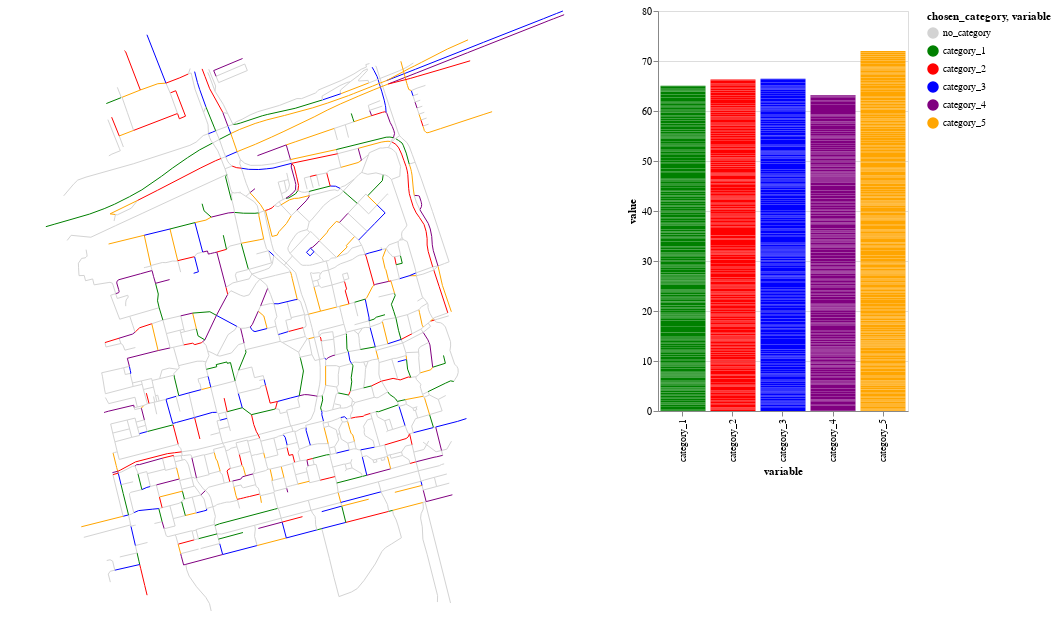

Notebook cell for this chart:
### Code cell
roads | bars

### Figure 1 — Vega-Lite specification as saved in the notebook (floating-point values rounded to 4 significant figures; data arrays with more than 128 entries replaced by an {"elided": "..."} marker saying what was removed)
{"config": {"view": {"continuousWidth": 300, "continuousHeight": 300}}, "hconcat": [{"data": {"name": "data-73aa4ba5a5039cab5ba010ccf3dd5048"}, "mark": {"type": "geoshape", "filled": false, "tooltip": true}, "encoding": {"color": {"condition": {"param": "param_1", "field": "chosen_category", "scale": {"domain": ["no_category", "category_1", "category_2", "category_3", "category_4", "category_5"], "range": ["lightgray", "green", "red", "blue", "purple", "orange"]}, "type": "nominal"}, "value": "lightgray"}, "tooltip": [{"field": "index", "type": "nominal"}, {"field": "chosen_category", "type": "nominal"}]}, "height": 600, "name": "view_1", "projection": {"type": "mercator"}, "width": 600}, {"data": {"name": "data-ca6fea710ce5aa62b3a328a6a99a69f6"}, "mark": {"type": "bar"}, "encoding": {"color": {"field": "variable", "type": "nominal"}, "x": {"field": "variable", "type": "nominal"}, "y": {"field": "value", "type": "quantitative"}}, "height": 400, "transform": [{"filter": {"param": "param_1"}}], "width": 250}], "params": [{"name": "param_1", "select": {"type": "point", "fields": ["index"]}, "views": ["view_1"]}], "$schema": "https://vega.github.io/schema/vega-lite/v5.14.1.json", "datasets": {"data-73aa4ba5a5039cab5ba010ccf3dd5048": {"elided": "1061 records"}, "data-ca6fea710ce5aa62b3a328a6a99a69f6": {"elided": "5305 records"}}}
